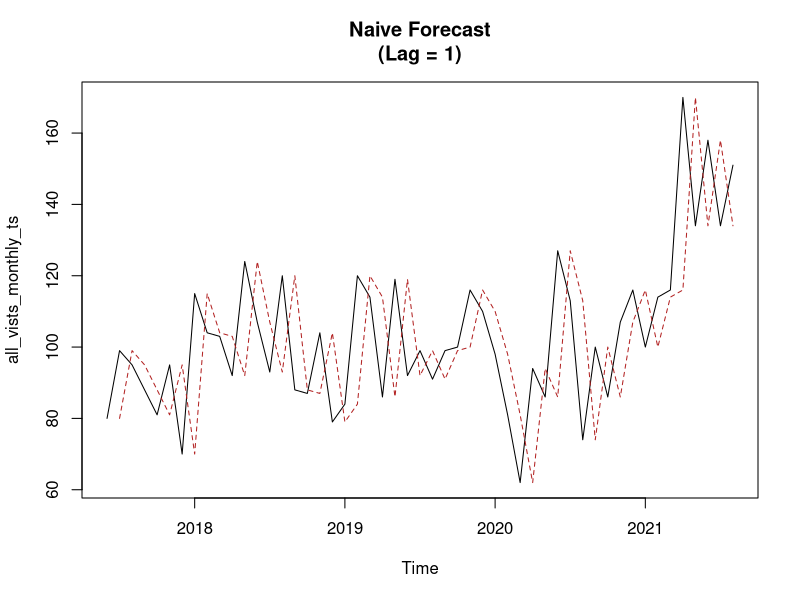
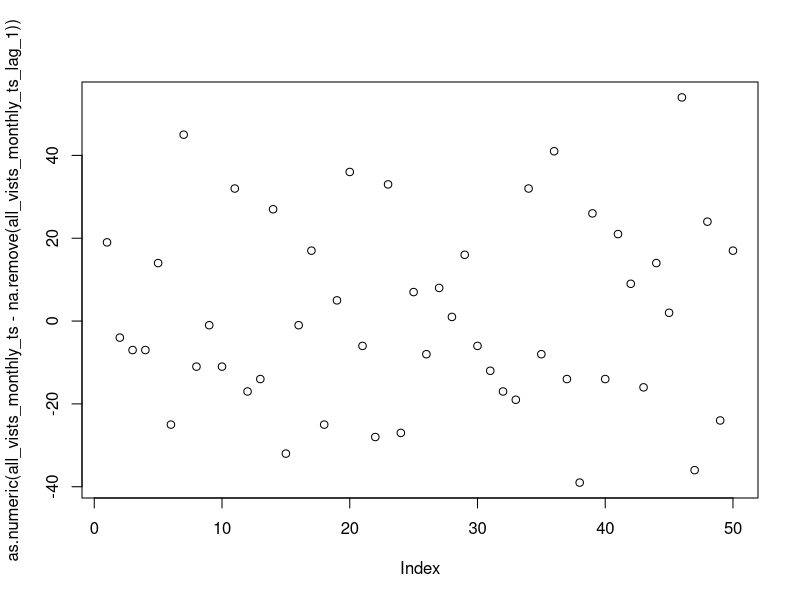
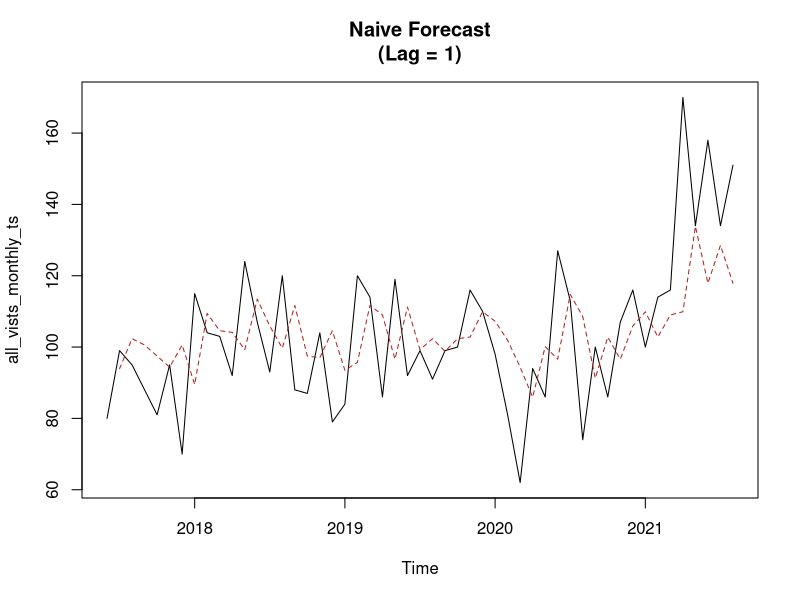

Write R code to recreate these figures, in order. (Note: this script raises an error after producing the figures.)
## ---- chunk 1
knitr::opts_chunk$set(echo = TRUE)
## ---- chunk 2

library(ggplot2)
library(dplyr)
library(tidyverse)
library(lubridate)
library(forecast)
library(tseries)

# Note: The Tutorial Uses Different Test Data

all_vists <- read.csv('../Data/DentalIntelFiles/DentalIntelFiles_all_vists.csv')
## ---- chunk 3
all_vists_monthly <- all_vists %>% 
  mutate(
    startOfMonth = floor_date(as_date(mdy_hm(AppointmentDate, tz = NULL)), 'month') 
    # Floors each date to the beginning of the month and adds a new column.
  ) %>% 
  group_by(
    startOfMonth # Groups each entity by the start date of the month
  ) %>% 
  summarise(Appointments = n()) # Aggregates all appointments

all_vists_monthly_ts <- all_vists_monthly %>%
  pull(Appointments) %>% 
  ts(start = c(2017,6), frequency = 12)

all_vists_monthly_ts

which.min(all_vists_monthly_ts)


all_vists_monthly_ts[35] <- round(mean(all_vists_monthly_ts[c(33:34,36:38)]),0)


## ---- chunk 4

all_vists_monthly_ts_lag_1 <- ts(lag(as.vector(all_vists_monthly_ts)), start = c(2017,6), frequency = 12)


plot(all_vists_monthly_ts, main = 'Naive Forecast\n(Lag = 1)')
lines(all_vists_monthly_ts_lag_1, col = 'firebrick', lty = 'dashed',add = TRUE)
## ---- chunk 5

sum((all_vists_monthly_ts - na.remove(all_vists_monthly_ts_lag_1))^2) #MSE

sqrt(sum((all_vists_monthly_ts - na.remove(all_vists_monthly_ts_lag_1))^2))

## ---- chunk 6
plot(as.numeric(all_vists_monthly_ts - na.remove(all_vists_monthly_ts_lag_1)))

naive_forecast_tslm <- tslm(all_vists_monthly_ts ~ all_vists_monthly_ts_lag_1)

b <-naive_forecast_tslm$coefficients

forecast::accuracy(naive_forecast_tslm)

sqrt(sum(na.remove(naive_forecast_tslm$residuals^2))/50)

plot(all_vists_monthly_ts, main = 'Naive Forecast\n(Lag = 1)')
lines(fitted(naive_forecast_tslm), col = 'firebrick', lty = 'dashed')
# lines(b[1] + b[2], col = 'skyblue', lty = 'dashed')

arima(naive_forecast_tslm)
## ---- chunk 7
model_two <- tslm(all_vists_monthly_ts ~ trend + I(trend^2))

plot(all_vists_monthly_ts, main = 'Zimbi Trend Model')
lines(model_two$fitted, col = 'firebrick', lty = 'dashed')
accuracy(model_two)

summary(model_two)
## ---- chunk 8
nValid <- 48
nTrain <- length(all_vists_monthly_ts) - nValid
train.ts <- window(all_vists_monthly_ts, start = c(2017,6), end = c(2017,nValid))
valid.ts <- window(all_vists_monthly_ts, start = c(2017, 6), end = c(2017, nTrain+nValid+3))
appointments.lm <- tslm(train.ts ~ trend + I(trend^2) + season)
appointments.lm.pred <- forecast(appointments.lm, h = nValid, level = 95)

plot(appointments.lm.pred, ylim = c(0,200), ylab = 'Appointments', xlab = 'Time', bty = 'l',
xaxt = 'n', xlim = c(2017.5,2022), main = 'Zimbi Dental Appointment Forecast', flty = 2)
# plot(appointments.lm.pred, xlim = )
axis(1, at = seq(2017,2022,1), labels = format(seq(2017,2022,1)))
lines(appointments.lm$fitted, lwd = 3)
lines(valid.ts)

accuracy(appointments.lm.pred)

AIC(appointments.lm)
